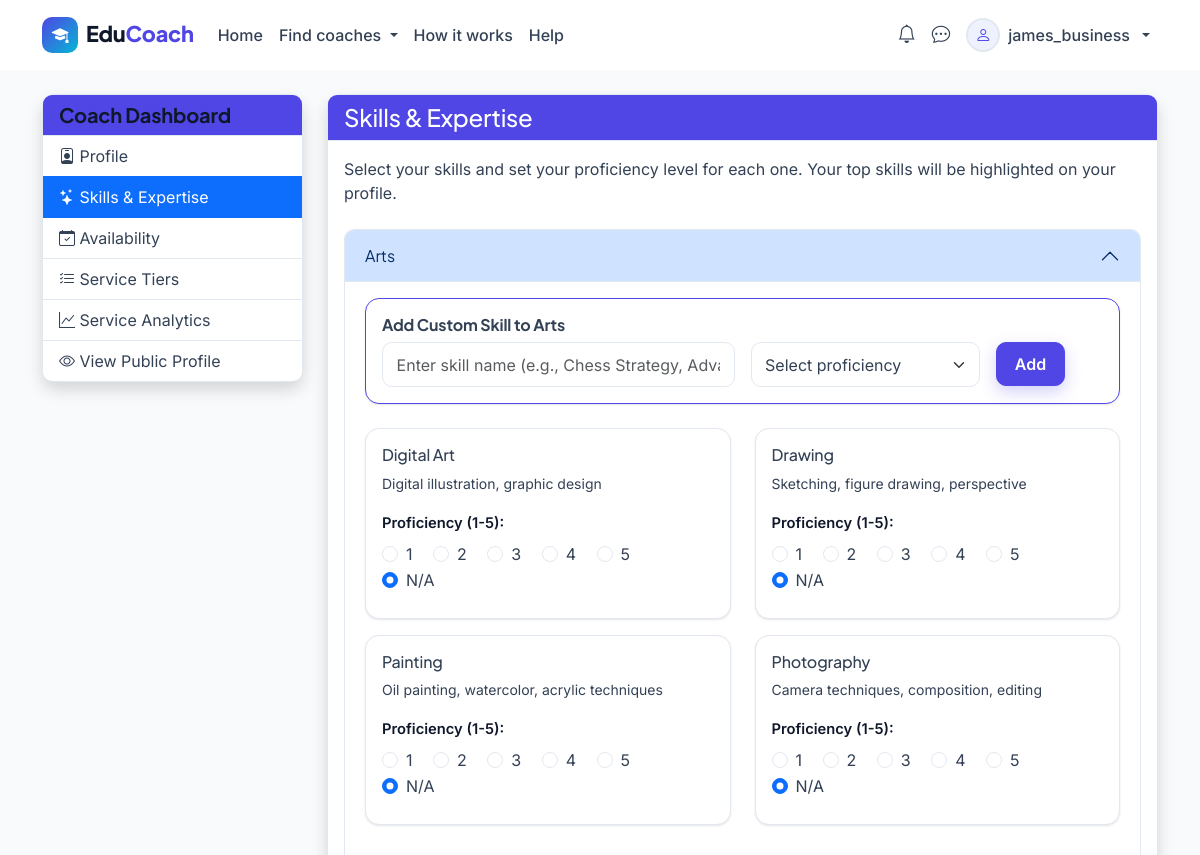
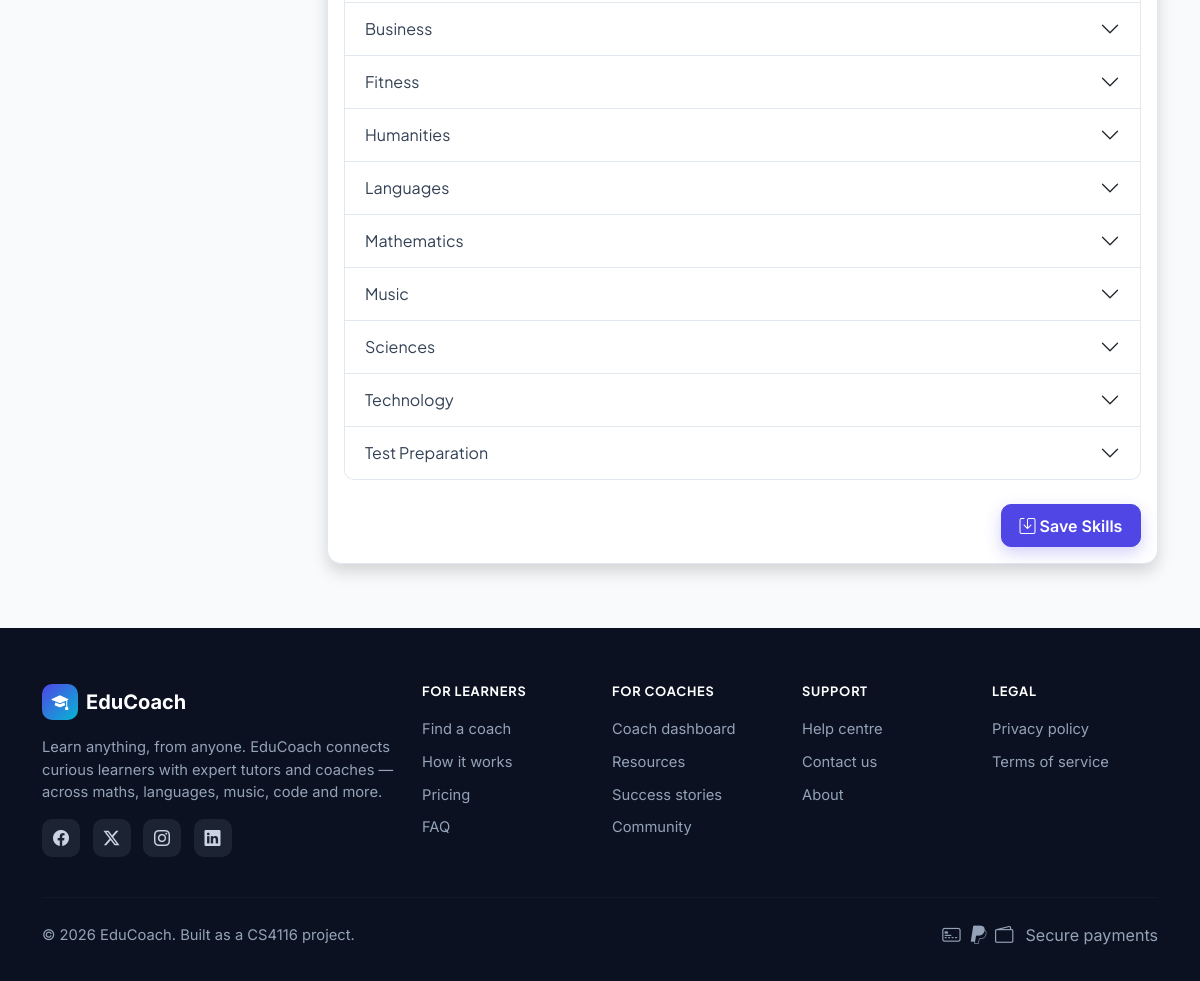
Page /pages/edit-coach-skills.php (signed in) on the committed database (2 pictures, top to bottom).
### tables this page shows
CREATE TABLE IF NOT EXISTS Expertise_Categories (
    category_id INT PRIMARY KEY AUTO_INCREMENT,
    category_name VARCHAR(100) NOT NULL,
    description TEXT,
    created_at TIMESTAMP DEFAULT CURRENT_TIMESTAMP
);

CREATE TABLE IF NOT EXISTS Skills (
    skill_id INT PRIMARY KEY AUTO_INCREMENT,
    category_id INT,
    skill_name VARCHAR(100) NOT NULL,
    description TEXT,
    created_at TIMESTAMP DEFAULT CURRENT_TIMESTAMP
);

### pages/edit-coach-skills.php (the view, shortened to what this page needs)
<?php
require_once '../includes/db_connection.php';
$userId = $_SESSION['user_id'];
try {
    $stmt = $pdo->prepare("SELECT * FROM Coaches WHERE user_id = ?");
    $stmt->execute([$userId]);
    $coach = $stmt->fetch(PDO::FETCH_ASSOC);
} catch (PDOException $e) {
    die("Database error: " . $e->getMessage());
}
try {
    $stmt = $pdo->query("SELECT * FROM Expertise_Categories ORDER BY category_name");
    $categories = $stmt->fetchAll(PDO::FETCH_ASSOC);
    $stmt = $pdo->query("SELECT * FROM Skills ORDER BY skill_name");
    $allSkills = $stmt->fetchAll(PDO::FETCH_ASSOC);
    $stmt = $pdo->prepare("SELECT skill_id, proficiency_level FROM Coach_Skills WHERE coach_id = ?");
    $stmt->execute([$coach['coach_id']]);
    $coachSkills = $stmt->fetchAll(PDO::FETCH_KEY_PAIR);
    try {
        $stmt = $pdo->prepare("
            SELECT custom_skill_id, category_id, skill_name, proficiency_level
            FROM Coach_Custom_Skills
            WHERE coach_id = ?
        ");
        $stmt->execute([$coach['coach_id']]);
        $customSkills = $stmt->fetchAll(PDO::FETCH_ASSOC);
    } catch (PDOException $e) {
        if (strpos($e->getMessage(), "Base table or view not found: 'Coach_Custom_Skills'") !== false) {
            $pdo->exec("
                CREATE TABLE Coach_Custom_Skills (
                    custom_skill_id INT PRIMARY KEY AUTO_INCREMENT,
                    coach_id INT NOT NULL,
                    category_id INT NOT NULL,
                    skill_name VARCHAR(100) NOT NULL,
                    proficiency_level INT CHECK (proficiency_level BETWEEN 1 AND 5),
                    created_at TIMESTAMP DEFAULT CURRENT_TIMESTAMP,
                    FOREIGN KEY (coach_id) REFERENCES Coaches(coach_id) ON DELETE CASCADE,
                    FOREIGN KEY (category_id) REFERENCES Expertise_Categories(category_id) ON DELETE CASCADE
                )
            ");
            $customSkills = [];
        } else {
            throw $e;
        }
    }
} catch (PDOException $e) {
    die("Database error: " . $e->getMessage());
}
include '../includes/header.php';
?>
<div class="container mt-4 mb-5">
    <div class="row">
        <div class="col-md-3">
            <div class="card shadow mb-4">
                <div class="card-header bg-primary text-white">
                    <h5 class="mb-0">Coach Dashboard</h5>
                </div>
                <div class="list-group list-group-flush">
                    <a href="edit-coach-profile.php" class="list-group-item list-group-item-action">
                        <i class="bi bi-person-badge"></i> Profile
                    </a>
                    <a href="edit-coach-skills.php" class="list-group-item list-group-item-action active">
                        <i class="bi bi-stars"></i> Skills & Expertise
                    </a>
                    <a href="edit-coach-availability.php" class="list-group-item list-group-item-action">
                        <i class="bi bi-calendar-check"></i> Availability
                    </a>
                    <a href="edit-coach-services.php" class="list-group-item list-group-item-action">
                        <i class="bi bi-list-check"></i> Service Tiers
                    </a>
                    <a href="service-analytics.php" class="list-group-item list-group-item-action">
                        <i class="bi bi-graph-up"></i> Service Analytics
                    </a>
                    <a href="coach-profile.php?id=<?= $coach['coach_id'] ?>" class="list-group-item list-group-item-action">
                        <i class="bi bi-eye"></i> View Public Profile
                    </a>
                </div>
            </div>
        </div>
        <div class="col-md-9">
            <div class="card shadow">
                <div class="card-header bg-primary text-white d-flex justify-content-between align-items-center">
                    <h2 class="h4 mb-0">Skills & Expertise</h2>
                </div>
                <div class="card-body">
                    <p class="mb-4">Select your skills and set your proficiency level for each one. Your top skills will be highlighted on your profile.</p>
                    <form method="post" action="">
                        <div class="accordion" id="skillsAccordion">
                            <?php foreach ($categories as $index => $category): ?>
                                <div class="accordion-item">
                                    <h2 class="accordion-header" id="heading<?= $category['category_id'] ?>">
                                        <button class="accordion-button <?= $index > 0 ? 'collapsed' : '' ?>" type="button"
                                                data-bs-toggle="collapse" data-bs-target="#collapse<?= $category['category_id'] ?>"
                                                aria-expanded="<?= $index === 0 ? 'true' : 'false' ?>"
                                                aria-controls="collapse<?= $category['category_id'] ?>">
                                            <?= htmlspecialchars($category['category_name']) ?>
                                        </button>
                                    </h2>
                                    <div id="collapse<?= $category['category_id'] ?>"
                                         class="accordion-collapse collapse <?= $index === 0 ? 'show' : '' ?>"
                                         aria-labelledby="heading<?= $category['category_id'] ?>"
                                         data-bs-parent="#skillsAccordion">
                                        <div class="accordion-body">
                                            <div class="card mb-4 border-primary">
                                                <div class="card-body">
                                                    <h6 class="card-title">Add Custom Skill to <?= htmlspecialchars($category['category_name']) ?></h6>
                                                    <div class="row g-3">
                                                        <div class="col-md-6">
                                                            <input type="text" class="form-control custom-skill-name"
                                                                   placeholder="Enter skill name (e.g., Chess Strategy, Advanced Calculus)"
                                                                   data-category-id="<?= $category['category_id'] ?>">
                                                        </div>
                                                        <div class="col-md-4">
                                                            <select class="form-select custom-skill-level">
                                                                <option value="">Select proficiency</option>
                                                            </select>
                                                        </div>
                                                        <div class="col-md-2">
                                                            <button type="button" class="btn btn-primary btn-add-custom-skill">Add</button>
                                                        </div>
                                                    </div>
                                                </div>
                                            </div>
                                            <div class="row" id="skills-container-<?= $category['category_id'] ?>">
                                                <?php
                                                $categorySkills = array_filter($allSkills, function($skill) use ($category) {
                                                    return $skill['category_id'] == $category['category_id'];
                                                });
                                                $categoryCustomSkills = array_filter($customSkills ?? [], function($skill) use ($category) {
                                                    return $skill['category_id'] == $category['category_id'];
                                                });
                                                if (empty($categorySkills) && empty($categoryCustomSkills)):
                                                ?>
                                                    <div class="col-12 no-skills-message">
                                                        <p class="text-muted">No predefined skills available in this category. Use the form above to add your own.</p>
                                                    </div>
                                                <?php else: ?>
                                                    <?php
                                                    foreach ($categorySkills as $skill):
                                                    ?>
                                                        <div class="col-md-6 mb-3 skill-card">
                                                            <div class="card">
                                                                <div class="card-body">
                                                                    <h5 class="card-title h6"><?= htmlspecialchars($skill['skill_name']) ?></h5>
                                                                    <p class="card-text small"><?= htmlspecialchars($skill['description']) ?></p>
                                                                    <div class="mb-2">
                                                                        <label class="form-label small">Proficiency (1-5):</label>
                                                                        <div class="rating-input">
                                                                            <?php
                                                                            $currentValue = $coachSkills[$skill['skill_id']] ?? 0;
                                                                            for ($i = 1; $i <= 5; $i++):
                                                                            ?>
                                                                                <div class="form-check form-check-inline">
                                                                                    <input class="form-check-input" type="radio"
                                                                                           name="skills[<?= $skill['skill_id'] ?>]"
                                                                                           id="skill_<?= $skill['skill_id'] ?>_<?= $i ?>"
                                                                                           value="<?= $i ?>"
                                                                                           <?= $currentValue == $i ? 'checked' : '' ?>>
                                                                                    <label class="form-check-label" for="skill_<?= $skill['skill_id'] ?>_<?= $i ?>">
                                                                                        <?= $i ?>
                                                                                    </label>
                                                                                </div>
                                                                            <?php endfor; ?>
                                                                            <div class="form-check form-check-inline">
                                                                                <input class="form-check-input" type="radio"
                                                                                       name="skills[<?= $skill['skill_id'] ?>]"
                                                                                       id="skill_<?= $skill['skill_id'] ?>_0"
                                                                                       value="0"
                                                                                       <?= $currentValue == 0 ? 'checked' : '' ?>>
                                                                                <label class="form-check-label" for="skill_<?= $skill['skill_id'] ?>_0">
                                                                                    N/A
                                                                                </label>
                                                                            </div>
                                                                        </div>
                                                                    </div>
                                                                </div>
                                                            </div>
                                                        </div>
                                                    <?php endforeach; ?>
                                                <?php endif; ?>
                                            </div>
                                        </div>
                                    </div>
                                </div>
                            <?php endforeach; ?>
                        </div>
                        <div class="d-grid gap-2 d-md-flex justify-content-md-end mt-4">
                            <button type="submit" class="btn btn-primary">
                                <i class="bi bi-save"></i> Save Skills
                            </button>
                        </div>
                    </form>
                </div>
            </div>
        </div>
    </div>
</div>
<?php include '../includes/footer.php'; ?>

### assets/css/styles.css (style rules this page uses)
:root { --ec-primary: #4f46e5; --ec-primary-dark: #4338ca; --ec-primary-darker: #3730a3; --ec-primary-soft: #eef2ff; --ec-accent: #06b6d4; --ec-ink: #0f172a; --ec-body: #334155; --ec-muted: #64748b; --ec-line: #e2e8f0; --ec-surface: #ffffff; --ec-canvas: #f8fafc; --ec-radius: 14px; --ec-radius-sm: 10px; --ec-radius-lg: 22px; --ec-shadow-sm: 0 1px 2px rgba(15, 23, 42, .06), 0 1px 3px rgba(15, 23, 42, .05); --ec-shadow: 0 4px 12px rgba(15, 23, 42, .08); --ec-shadow-lg: 0 18px 40px rgba(15, 23, 42, .12); --bs-primary: var(--ec-primary); --bs-primary-rgb: 79, 70, 229; --bs-link-color: var(--ec-primary); --bs-link-color-rgb: 79, 70, 229; --bs-link-hover-color: var(--ec-primary-dark); --bs-body-color: var(--ec-body); --bs-body-font-family: 'Inter', system-ui, -apple-system, 'Segoe UI', Roboto, sans-serif; --bs-border-color: var(--ec-line); --bs-border-radius: var(--ec-radius-sm); }
body { font-family: var(--bs-body-font-family); color: var(--ec-body); background-color: var(--ec-canvas); -webkit-font-smoothing: antialiased; }
h1, h2, h3, h4, h5, h6, .navbar-brand, .display-1, .display-2, .display-3, .display-4, .display-5, .display-6 { font-family: 'Plus Jakarta Sans', system-ui, sans-serif; font-weight: 700; color: var(--ec-ink); letter-spacing: -0.01em; }
a { text-decoration: none; }
.bg-primary { background-color: var(--ec-primary) !important; }
.btn { --bs-btn-font-weight: 600; --bs-btn-padding-y: .55rem; --bs-btn-padding-x: 1.1rem; --bs-btn-border-radius: var(--ec-radius-sm); transition: transform .12s ease, box-shadow .15s ease, background-color .15s ease; }
.btn-primary { --bs-btn-bg: var(--ec-primary); --bs-btn-border-color: var(--ec-primary); --bs-btn-hover-bg: var(--ec-primary-dark); --bs-btn-hover-border-color: var(--ec-primary-dark); --bs-btn-active-bg: var(--ec-primary-darker); --bs-btn-active-border-color: var(--ec-primary-darker); --bs-btn-disabled-bg: var(--ec-primary); --bs-btn-disabled-border-color: var(--ec-primary); box-shadow: 0 6px 16px rgba(79, 70, 229, .25); }
.card { --bs-card-border-color: var(--ec-line); --bs-card-border-radius: var(--ec-radius); --bs-card-bg: var(--ec-surface); box-shadow: var(--ec-shadow-sm); }
.form-control, .form-select { border-radius: var(--ec-radius-sm); border-color: var(--ec-line); padding: .6rem .85rem; }
.form-label { font-weight: 600; color: var(--ec-ink); font-size: .92rem; }

### rows in the picture
expertise_categories: category_name "Arts"
skills: skill_name "Digital Art", description "Digital illustration, graphic design", skill_id "☐ 1", skill_id "☐ 2", skill_id "☐ 3", skill_id "☐ 4", skill_id "☐ 5", skill_id "☑ N/A"
skills: skill_name "Drawing", description "Sketching, figure drawing, perspective", skill_id "☐ 1", skill_id "☐ 2", skill_id "☐ 3", skill_id "☐ 4", skill_id "☐ 5", skill_id "☑ N/A"
skills: skill_name "Painting", description "Oil painting, watercolor, acrylic techniques", skill_id "☐ 1", skill_id "☐ 2", skill_id "☐ 3", skill_id "☐ 4", skill_id "☐ 5", skill_id "☑ N/A"
skills: skill_name "Photography", description "Camera techniques, composition, editing", skill_id "☐ 1", skill_id "☐ 2", skill_id "☐ 3", skill_id "☐ 4", skill_id "☐ 5", skill_id "☑ N/A"
expertise_categories: category_name "Business"
expertise_categories: category_name "Fitness"
expertise_categories: category_name "Humanities"
expertise_categories: category_name "Languages"
expertise_categories: category_name "Mathematics"
expertise_categories: category_name "Music"
expertise_categories: category_name "Sciences"
expertise_categories: category_name "Technology"
expertise_categories: category_name "Test Preparation"

### other values in the picture
$_SESSION['username'] "james_business"
